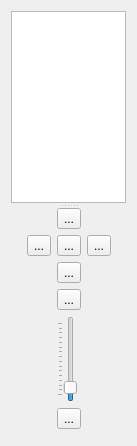
<?xml version="1.0" encoding="UTF-8"?>
<ui version="4.0">
 <class>NavigationWidget</class>
 <widget class="QWidget" name="NavigationWidget">
  <property name="geometry">
   <rect>
    <x>0</x>
    <y>0</y>
    <width>137</width>
    <height>446</height>
   </rect>
  </property>
  <property name="windowTitle">
   <string>Navigation</string>
  </property>
  <layout class="QVBoxLayout" name="verticalLayout">
   <item>
    <widget class="QSplitter" name="m_splitter">
     <property name="orientation">
      <enum>Qt::Vertical</enum>
     </property>
     <widget class="QWidget" name="verticalLayoutWidget">
      <layout class="QVBoxLayout" name="verticalLayout_2">
       <item>
        <widget class="QListView" name="locationListView">
         <property name="sizePolicy">
          <sizepolicy hsizetype="Preferred" vsizetype="Fixed">
           <horstretch>0</horstretch>
           <verstretch>0</verstretch>
          </sizepolicy>
         </property>
         <property name="minimumSize">
          <size>
           <width>0</width>
           <height>75</height>
          </size>
         </property>
         <property name="focusPolicy">
          <enum>Qt::WheelFocus</enum>
         </property>
         <property name="toolTip">
          <string>Location Browser</string>
         </property>
         <property name="whatsThis">
          <string>Double click an entry of this list to get it displayed on the map.</string>
         </property>
         <property name="horizontalScrollBarPolicy">
          <enum>Qt::ScrollBarAlwaysOff</enum>
         </property>
         <property name="editTriggers">
          <set>QAbstractItemView::NoEditTriggers</set>
         </property>
         <property name="alternatingRowColors">
          <bool>false</bool>
         </property>
         <property name="iconSize">
          <size>
           <width>16</width>
           <height>16</height>
          </size>
         </property>
         <property name="layoutMode">
          <enum>QListView::Batched</enum>
         </property>
         <property name="viewMode">
          <enum>QListView::ListMode</enum>
         </property>
         <property name="uniformItemSizes">
          <bool>true</bool>
         </property>
        </widget>
       </item>
      </layout>
     </widget>
     <widget class="QWidget" name="layoutWidget">
      <layout class="QHBoxLayout" name="horizontalLayout">
       <item>
        <spacer>
         <property name="orientation">
          <enum>Qt::Horizontal</enum>
         </property>
         <property name="sizeType">
          <enum>QSizePolicy::MinimumExpanding</enum>
         </property>
         <property name="sizeHint" stdset="0">
          <size>
           <width>5</width>
           <height>5</height>
          </size>
         </property>
        </spacer>
       </item>
       <item>
        <layout class="QGridLayout" name="_3">
         <property name="margin">
          <number>0</number>
         </property>
         <property name="spacing">
          <number>6</number>
         </property>
         <item row="5" column="1">
          <widget class="QToolButton" name="zoomOutButton">
           <property name="toolTip">
            <string>Zoom Out</string>
           </property>
           <property name="whatsThis">
            <string>Zoom out by pressing this button to see less detail.</string>
           </property>
           <property name="text">
            <string>...</string>
           </property>
           <property name="icon">
            <iconset resource="../marble.qrc">
             <normaloff>:/icons/zoom-out.png</normaloff>:/icons/zoom-out.png</iconset>
           </property>
           <property name="shortcut">
            <string>-</string>
           </property>
          </widget>
         </item>
         <item row="1" column="1">
          <widget class="QToolButton" name="goHomeButton">
           <property name="toolTip">
            <string>Navigate to your 'Home Location'</string>
           </property>
           <property name="whatsThis">
            <string>Click this button to restore the original zoom level and view angle.</string>
           </property>
           <property name="text">
            <string>...</string>
           </property>
           <property name="icon">
            <iconset resource="../marble.qrc">
             <normaloff>:/icons/go-home.png</normaloff>:/icons/go-home.png</iconset>
           </property>
           <property name="shortcut">
            <string>Home</string>
           </property>
          </widget>
         </item>
         <item row="1" column="2">
          <widget class="QToolButton" name="moveRightButton">
           <property name="toolTip">
            <string>Right</string>
           </property>
           <property name="whatsThis">
            <string>Rotates the globe clockwise around its axis.</string>
           </property>
           <property name="text">
            <string>...</string>
           </property>
           <property name="icon">
            <iconset resource="../marble.qrc">
             <normaloff>:/icons/arrow-right.png</normaloff>:/icons/arrow-right.png</iconset>
           </property>
          </widget>
         </item>
         <item row="0" column="1">
          <widget class="QToolButton" name="moveUpButton">
           <property name="toolTip">
            <string>Up</string>
           </property>
           <property name="whatsThis">
            <string>Tilts the globe's axis towards the user.</string>
           </property>
           <property name="text">
            <string>...</string>
           </property>
           <property name="icon">
            <iconset resource="../marble.qrc">
             <normaloff>:/icons/arrow-up.png</normaloff>:/icons/arrow-up.png</iconset>
           </property>
          </widget>
         </item>
         <item row="4" column="1">
          <widget class="QSlider" name="zoomSlider">
           <property name="sizePolicy">
            <sizepolicy hsizetype="Fixed" vsizetype="MinimumExpanding">
             <horstretch>0</horstretch>
             <verstretch>0</verstretch>
            </sizepolicy>
           </property>
           <property name="toolTip">
            <string>Zoom Slider</string>
           </property>
           <property name="whatsThis">
            <string>Use this slider to adjust the zoom level of the map.</string>
           </property>
           <property name="minimum">
            <number>900</number>
           </property>
           <property name="maximum">
            <number>2400</number>
           </property>
           <property name="value">
            <number>1050</number>
           </property>
           <property name="sliderPosition">
            <number>1050</number>
           </property>
           <property name="tracking">
            <bool>true</bool>
           </property>
           <property name="orientation">
            <enum>Qt::Vertical</enum>
           </property>
           <property name="tickPosition">
            <enum>QSlider::TicksAbove</enum>
           </property>
           <property name="tickInterval">
            <number>100</number>
           </property>
          </widget>
         </item>
         <item row="3" column="1">
          <widget class="QToolButton" name="zoomInButton">
           <property name="toolTip">
            <string>Zoom In</string>
           </property>
           <property name="whatsThis">
            <string>Zoom in by pressing this button to see more detail.</string>
           </property>
           <property name="text">
            <string>...</string>
           </property>
           <property name="icon">
            <iconset resource="../marble.qrc">
             <normaloff>:/icons/zoom-in.png</normaloff>:/icons/zoom-in.png</iconset>
           </property>
           <property name="shortcut">
            <string>+</string>
           </property>
          </widget>
         </item>
         <item row="2" column="1">
          <widget class="QToolButton" name="moveDownButton">
           <property name="toolTip">
            <string>Down</string>
           </property>
           <property name="whatsThis">
            <string>Tilts the globe's axis away from the user.</string>
           </property>
           <property name="text">
            <string>...</string>
           </property>
           <property name="icon">
            <iconset resource="../marble.qrc">
             <normaloff>:/icons/arrow-down.png</normaloff>:/icons/arrow-down.png</iconset>
           </property>
          </widget>
         </item>
         <item row="1" column="0">
          <widget class="QToolButton" name="moveLeftButton">
           <property name="toolTip">
            <string>Left</string>
           </property>
           <property name="whatsThis">
            <string>Rotates the globe counterclockwise around its axis.</string>
           </property>
           <property name="text">
            <string>...</string>
           </property>
           <property name="icon">
            <iconset resource="../marble.qrc">
             <normaloff>:/icons/arrow-left.png</normaloff>:/icons/arrow-left.png</iconset>
           </property>
          </widget>
         </item>
        </layout>
       </item>
       <item>
        <spacer>
         <property name="orientation">
          <enum>Qt::Horizontal</enum>
         </property>
         <property name="sizeType">
          <enum>QSizePolicy::MinimumExpanding</enum>
         </property>
         <property name="sizeHint" stdset="0">
          <size>
           <width>5</width>
           <height>5</height>
          </size>
         </property>
        </spacer>
       </item>
      </layout>
     </widget>
    </widget>
   </item>
   <item>
    <widget class="QFrame" name="m_pSpacerFrame">
     <property name="sizePolicy">
      <sizepolicy hsizetype="Fixed" vsizetype="Fixed">
       <horstretch>0</horstretch>
       <verstretch>0</verstretch>
      </sizepolicy>
     </property>
     <property name="minimumSize">
      <size>
       <width>16</width>
       <height>0</height>
      </size>
     </property>
     <property name="maximumSize">
      <size>
       <width>16</width>
       <height>16777215</height>
      </size>
     </property>
     <property name="frameShape">
      <enum>QFrame::NoFrame</enum>
     </property>
     <property name="frameShadow">
      <enum>QFrame::Plain</enum>
     </property>
    </widget>
   </item>
  </layout>
 </widget>
 <resources>
  <include location="../marble.qrc"/>
 </resources>
 <connections/>
</ui>
